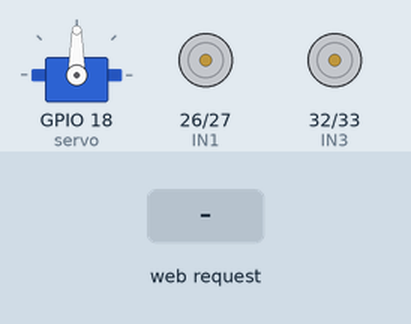
This program was run on a simulated ESP32 board running MicroPython. Shown: servo, motor-driver pin pairs drawn as motors (green arrow = first pin HIGH = forward, orange = second pin HIGH = backward, longer = more drive, scaled by the enable pin). The inputs (shaded band) are chosen by the test bench. The board's own WiFi access point starts at once; servo angles are drawn from the pulse width (0.5 ms = 0°, 2.5 ms = 180°); what the program prints to the serial console is not drawn.

Above: at 1.2 s.
1.3 s: HTTP request GET /F received
At 2.5 s:
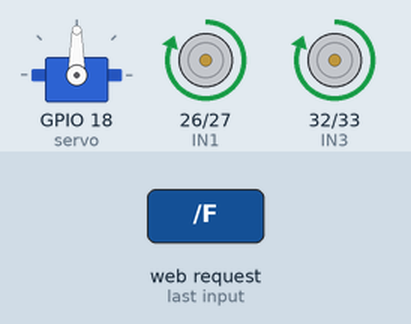
2.8 s: HTTP request GET /B received
At 3.6 s:
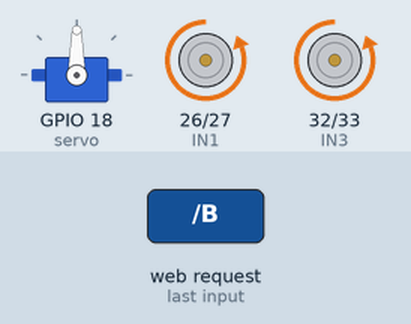
4.3 s: HTTP request GET /L received
At 4.7 s:
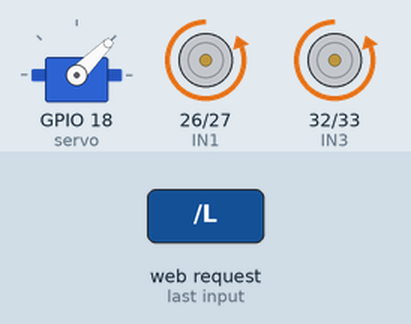
5.8 s: HTTP request GET /S received
At 7.0 s:
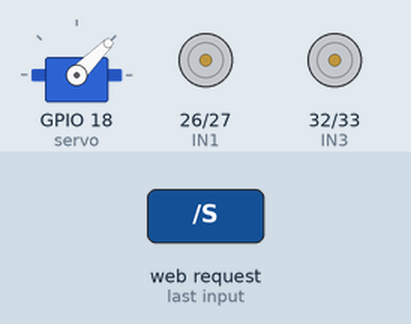
7.3 s: HTTP request GET /R received
At 8.2 s:
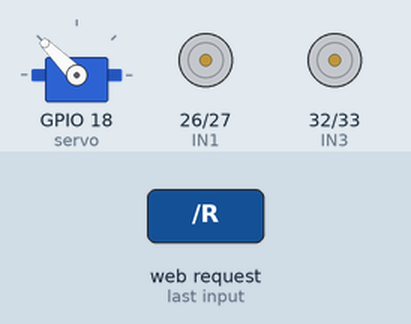
8.8 s: HTTP request GET /C received
At 9.4 s:
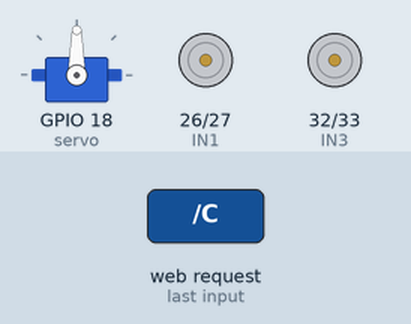
Timing chart, 0 to 11.3 s (numbered marks = the images above; inputs shaded):
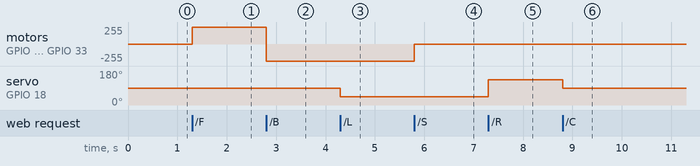

The program:

rc_car.py
```python
import network
import socket
from machine import Pin, PWM
import time

# ================== SERVO SETUP (initialize FIRST) ==================
# Initializing the servo before the motor PWMs helps avoid ESP32's
# PWM timer-sharing issue, where paired channels are forced to the
# same frequency (motors need ~1kHz, servo needs 50Hz).
servo = PWM(Pin(18), freq=50)

SERVO_CENTER = 90
SERVO_LEFT   = 45     # adjust to your linkage's real mechanical limit
SERVO_RIGHT  = 135    # adjust to your linkage's real mechanical limit

def set_servo_angle(angle):
    angle = max(0, min(180, angle))
    us = int(500 + (angle / 180) * 2000)      # 0.5ms - 2.5ms pulse
    duty = int((us / 20000) * 65535)          # 20ms period -> duty_u16
    servo.duty_u16(duty)

set_servo_angle(SERVO_CENTER)
print("Servo freq after init:", servo.freq())   # should print 50

# ================== MOTOR DRIVER SETUP (L298N) ==================
ENA = PWM(Pin(25), freq=1000)
IN1 = Pin(26, Pin.OUT)
IN2 = Pin(27, Pin.OUT)

IN3 = Pin(32, Pin.OUT)
IN4 = Pin(33, Pin.OUT)
ENB = PWM(Pin(13), freq=1000)

MAX_DUTY = 65535
DEFAULT_SPEED = 100          # percent, full speed by default
current_speed = DEFAULT_SPEED

def set_speed(percent):
    percent = max(0, min(100, percent))
    duty = int((percent / 100) * MAX_DUTY)
    ENA.duty_u16(duty)
    ENB.duty_u16(duty)

def motor_forward():
    IN1.value(1); IN2.value(0)
    IN3.value(1); IN4.value(0)
    set_speed(current_speed)

def motor_backward():
    IN1.value(0); IN2.value(1)
    IN3.value(0); IN4.value(1)
    set_speed(current_speed)

def motor_stop():
    IN1.value(0); IN2.value(0)
    IN3.value(0); IN4.value(0)
    ENA.duty_u16(0)
    ENB.duty_u16(0)

motor_stop()
print("Motor ENA freq:", ENA.freq())
print("Motor ENB freq:", ENB.freq())

# ================== WIFI ACCESS POINT ==================
AP_SSID = "RC_CAR"
AP_PASSWORD = "12345678"     # must be 8+ characters

ap = network.WLAN(network.AP_IF)
ap.active(True)
ap.config(essid=AP_SSID, password=AP_PASSWORD, authmode=network.AUTH_WPA_WPA2_PSK)

while not ap.active():
    time.sleep(0.1)

print("Access Point active")
print("SSID:", AP_SSID)
print("IP:", ap.ifconfig()[0])   # usually 192.168.4.1

# ================== WEB PAGE ==================
HTML = """<!DOCTYPE html>
<html>
<head>
<meta name="viewport" content="width=device-width, initial-scale=1">
<title>ESP32 RC Car</title>
<style>
  body { font-family: Arial; text-align:center; background:#222; color:#fff; margin:0; padding:10px;}
  h2 { margin-top:10px; }
  .row { display:flex; justify-content:center; margin:10px 0; }
  button {
    width:90px; height:90px; margin:8px; font-size:20px;
    border-radius:12px; border:none; background:#444; color:#fff;
    touch-action:none; user-select:none;
  }
  button:active, button.active { background:#0a84ff; }
  #stopBtn { background:#c62828; width:200px; }
  input[type=range]{ width:80%; }
</style>
</head>
<body>
<h2>ESP32 WiFi RC Car</h2>

<div class="row">
  <button id="fwd">FORWARD</button>
</div>
<div class="row">
  <button id="left">LEFT</button>
  <button id="stopBtn">STOP</button>
  <button id="right">RIGHT</button>
</div>
<div class="row">
  <button id="bwd">BACKWARD</button>
</div>

<p>Speed: <span id="spdVal">100</span>%</p>
<input type="range" id="speed" min="0" max="100" value="100">

<script>
function send(cmd){
  fetch('/' + cmd).catch(()=>{});
}

function bindHold(id, downCmd, upCmd){
  const el = document.getElementById(id);
  const start = (e)=>{ e.preventDefault(); el.classList.add('active'); send(downCmd); };
  const end   = (e)=>{ e.preventDefault(); el.classList.remove('active'); send(upCmd); };
  el.addEventListener('touchstart', start);
  el.addEventListener('touchend', end);
  el.addEventListener('mousedown', start);
  el.addEventListener('mouseup', end);
  el.addEventListener('mouseleave', end);
}

bindHold('fwd', 'F', 'S');
bindHold('bwd', 'B', 'S');
bindHold('left', 'L', 'C');
bindHold('right', 'R', 'C');

document.getElementById('stopBtn').addEventListener('click', ()=> send('S'));

const speedSlider = document.getElementById('speed');
speedSlider.addEventListener('input', ()=>{
  document.getElementById('spdVal').innerText = speedSlider.value;
  fetch('/V' + speedSlider.value).catch(()=>{});
});
</script>
</body>
</html>
"""

# ================== HTTP SERVER ==================
addr = socket.getaddrinfo('0.0.0.0', 80)[0][-1]
s = socket.socket()
s.setsockopt(socket.SOL_SOCKET, socket.SO_REUSEADDR, 1)
s.bind(addr)
s.listen(1)
print("Web server listening on", addr)

def handle_request(path):
    global current_speed

    if path.startswith('/F'):
        motor_forward()
    elif path.startswith('/B'):
        motor_backward()
    elif path.startswith('/S'):
        motor_stop()
    elif path.startswith('/L'):
        set_servo_angle(SERVO_LEFT)
    elif path.startswith('/R'):
        set_servo_angle(SERVO_RIGHT)
    elif path.startswith('/C'):
        set_servo_angle(SERVO_CENTER)
    elif path.startswith('/V'):
        try:
            current_speed = int(path[2:])
        except ValueError:
            pass

while True:
    cl = None
    try:
        cl, cl_addr = s.accept()
        cl.settimeout(3.0)
        request = cl.recv(1024).decode()

        try:
            path = request.split(' ')[1]
        except IndexError:
            path = '/'

        if path == '/' or path.startswith('/index.html'):
            response = HTML
        else:
            handle_request(path)
            response = "OK"

        cl.send('HTTP/1.1 200 OK\r\nContent-Type: text/html\r\nConnection: close\r\n\r\n')
        cl.sendall(response.encode())
        cl.close()

    except OSError:
        if cl is not None:
            try:
                cl.close()
            except OSError:
                pass
        # Safety: stop motors on any connection error
        motor_stop()
```

Measured:
- after the input at 1.3 s, motor on GPIO 26 (IN1) / GPIO 27 (IN2), motor on GPIO 32 (IN3) / GPIO 33 (IN4): stopped → forward 255/255 at once
- after the input at 2.8 s, motor on GPIO 26 (IN1) / GPIO 27 (IN2), motor on GPIO 32 (IN3) / GPIO 33 (IN4): forward 255/255 → backward 255/255 at once
- after the input at 4.3 s, servo on GPIO 18 (servo): 90° → 45° at once
- after the input at 5.8 s, motor on GPIO 26 (IN1) / GPIO 27 (IN2), motor on GPIO 32 (IN3) / GPIO 33 (IN4): backward 255/255 → stopped at once
- after the input at 7.3 s, servo on GPIO 18 (servo): 45° → 135° at once
- after the input at 8.8 s, servo on GPIO 18 (servo): 135° → 90° at once
